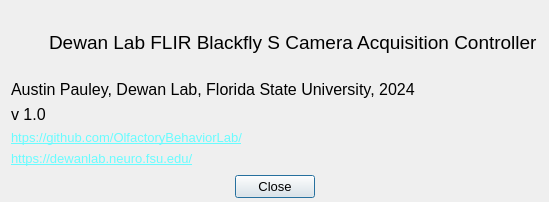
<?xml version="1.0" encoding="UTF-8"?>
<ui version="4.0">
 <class>about</class>
 <widget class="QDialog" name="about">
  <property name="windowModality">
   <enum>Qt::WindowModality::WindowModal</enum>
  </property>
  <property name="geometry">
   <rect>
    <x>0</x>
    <y>0</y>
    <width>549</width>
    <height>202</height>
   </rect>
  </property>
  <property name="sizePolicy">
   <sizepolicy hsizetype="Fixed" vsizetype="Fixed">
    <horstretch>0</horstretch>
    <verstretch>0</verstretch>
   </sizepolicy>
  </property>
  <property name="font">
   <font>
    <pointsize>10</pointsize>
   </font>
  </property>
  <property name="windowTitle">
   <string>About</string>
  </property>
  <layout class="QGridLayout" name="main_layout">
   <property name="leftMargin">
    <number>2</number>
   </property>
   <property name="topMargin">
    <number>2</number>
   </property>
   <property name="rightMargin">
    <number>2</number>
   </property>
   <property name="bottomMargin">
    <number>4</number>
   </property>
   <property name="spacing">
    <number>0</number>
   </property>
   <item row="1" column="0">
    <widget class="QDialogButtonBox" name="close">
     <property name="orientation">
      <enum>Qt::Orientation::Horizontal</enum>
     </property>
     <property name="standardButtons">
      <set>QDialogButtonBox::StandardButton::Close</set>
     </property>
     <property name="centerButtons">
      <bool>true</bool>
     </property>
    </widget>
   </item>
   <item row="0" column="0">
    <widget class="QWidget" name="container" native="true">
     <layout class="QVBoxLayout" name="content_layout">
      <item>
       <widget class="QWidget" name="top_row" native="true">
        <property name="sizePolicy">
         <sizepolicy hsizetype="Minimum" vsizetype="Minimum">
          <horstretch>0</horstretch>
          <verstretch>0</verstretch>
         </sizepolicy>
        </property>
        <property name="minimumSize">
         <size>
          <width>0</width>
          <height>48</height>
         </size>
        </property>
        <layout class="QHBoxLayout" name="top_row_layout">
         <property name="spacing">
          <number>7</number>
         </property>
         <property name="leftMargin">
          <number>0</number>
         </property>
         <property name="topMargin">
          <number>0</number>
         </property>
         <property name="rightMargin">
          <number>0</number>
         </property>
         <property name="bottomMargin">
          <number>0</number>
         </property>
         <item>
          <widget class="QLabel" name="image">
           <property name="sizePolicy">
            <sizepolicy hsizetype="Maximum" vsizetype="Minimum">
             <horstretch>0</horstretch>
             <verstretch>0</verstretch>
            </sizepolicy>
           </property>
           <property name="maximumSize">
            <size>
             <width>48</width>
             <height>48</height>
            </size>
           </property>
           <property name="text">
            <string/>
           </property>
           <property name="pixmap">
            <pixmap resource="resources.qrc">:/resources/images/mouse.jpg</pixmap>
           </property>
           <property name="scaledContents">
            <bool>true</bool>
           </property>
          </widget>
         </item>
         <item>
          <widget class="QLabel" name="name">
           <property name="sizePolicy">
            <sizepolicy hsizetype="Fixed" vsizetype="Fixed">
             <horstretch>0</horstretch>
             <verstretch>0</verstretch>
            </sizepolicy>
           </property>
           <property name="font">
            <font>
             <pointsize>14</pointsize>
            </font>
           </property>
           <property name="text">
            <string>Dewan Lab FLIR Blackfly S Camera Acquisition Controller</string>
           </property>
          </widget>
         </item>
        </layout>
       </widget>
      </item>
      <item>
       <widget class="QLabel" name="credits">
        <property name="sizePolicy">
         <sizepolicy hsizetype="Preferred" vsizetype="Maximum">
          <horstretch>0</horstretch>
          <verstretch>0</verstretch>
         </sizepolicy>
        </property>
        <property name="font">
         <font>
          <pointsize>12</pointsize>
         </font>
        </property>
        <property name="text">
         <string>Austin Pauley, Dewan Lab, Florida State University, 2024</string>
        </property>
       </widget>
      </item>
      <item>
       <widget class="QLabel" name="version">
        <property name="sizePolicy">
         <sizepolicy hsizetype="Preferred" vsizetype="Maximum">
          <horstretch>0</horstretch>
          <verstretch>0</verstretch>
         </sizepolicy>
        </property>
        <property name="font">
         <font>
          <pointsize>12</pointsize>
         </font>
        </property>
        <property name="text">
         <string>v 1.0</string>
        </property>
       </widget>
      </item>
      <item>
       <widget class="QLabel" name="github_link">
        <property name="sizePolicy">
         <sizepolicy hsizetype="Minimum" vsizetype="Maximum">
          <horstretch>0</horstretch>
          <verstretch>0</verstretch>
         </sizepolicy>
        </property>
        <property name="font">
         <font>
          <pointsize>10</pointsize>
         </font>
        </property>
        <property name="styleSheet">
         <string notr="true">color: rgb(0, 85, 255)</string>
        </property>
        <property name="text">
         <string>&lt;html&gt;&lt;head/&gt;&lt;body&gt;&lt;p&gt;&lt;a href=&quot;htps://github.com/OlfactoryBehaviorLab/&quot;&gt;&lt;span style=&quot; text-decoration: underline; color:#69fcff;&quot;&gt;htps://github.com/OlfactoryBehaviorLab/&lt;/span&gt;&lt;/a&gt;&lt;/p&gt;&lt;/body&gt;&lt;/html&gt;</string>
        </property>
        <property name="openExternalLinks">
         <bool>true</bool>
        </property>
        <property name="textInteractionFlags">
         <set>Qt::TextInteractionFlag::LinksAccessibleByKeyboard|Qt::TextInteractionFlag::LinksAccessibleByMouse</set>
        </property>
        <property name="buddy">
         <cstring></cstring>
        </property>
       </widget>
      </item>
      <item>
       <widget class="QLabel" name="website_link">
        <property name="sizePolicy">
         <sizepolicy hsizetype="Minimum" vsizetype="Maximum">
          <horstretch>0</horstretch>
          <verstretch>0</verstretch>
         </sizepolicy>
        </property>
        <property name="font">
         <font>
          <pointsize>10</pointsize>
         </font>
        </property>
        <property name="styleSheet">
         <string notr="true">color: rgb(0, 85, 255)</string>
        </property>
        <property name="text">
         <string>&lt;html&gt;&lt;head/&gt;&lt;body&gt;&lt;p&gt;&lt;a href=&quot;https://dewanlab.neuro.fsu.edu/&quot;&gt;&lt;span style=&quot; text-decoration: underline; color:#69fcff;&quot;&gt;https://dewanlab.neuro.fsu.edu/&lt;/span&gt;&lt;/a&gt;&lt;/p&gt;&lt;/body&gt;&lt;/html&gt;</string>
        </property>
        <property name="openExternalLinks">
         <bool>true</bool>
        </property>
        <property name="textInteractionFlags">
         <set>Qt::TextInteractionFlag::LinksAccessibleByKeyboard|Qt::TextInteractionFlag::LinksAccessibleByMouse</set>
        </property>
        <property name="buddy">
         <cstring></cstring>
        </property>
       </widget>
      </item>
     </layout>
    </widget>
   </item>
  </layout>
 </widget>
 <resources>
  <include location="resources.qrc"/>
 </resources>
 <connections>
  <connection>
   <sender>close</sender>
   <signal>accepted()</signal>
   <receiver>about</receiver>
   <slot>accept()</slot>
   <hints>
    <hint type="sourcelabel">
     <x>248</x>
     <y>254</y>
    </hint>
    <hint type="destinationlabel">
     <x>157</x>
     <y>274</y>
    </hint>
   </hints>
  </connection>
  <connection>
   <sender>close</sender>
   <signal>rejected()</signal>
   <receiver>about</receiver>
   <slot>reject()</slot>
   <hints>
    <hint type="sourcelabel">
     <x>316</x>
     <y>260</y>
    </hint>
    <hint type="destinationlabel">
     <x>286</x>
     <y>274</y>
    </hint>
   </hints>
  </connection>
 </connections>
</ui>
